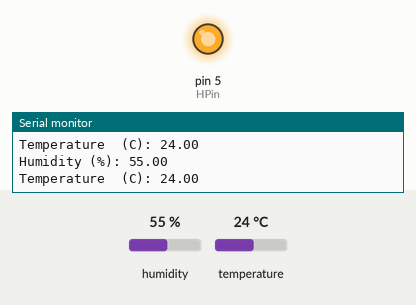
Bench run of a sketch on a simulated Arduino Uno, built with avr-gcc and run on an emulated ATmega328P. On the bench: output pins drawn as LEDs (lit = HIGH), the last lines printed to the serial monitor. The test bench sets the inputs (shaded band); at power-on: humidity 55 %, temperature 24 °C.

Above: at 2.8 s.
2.9 s: humidity set to 51 %
5.6 s: humidity set to 47 %
At 6.5 s:
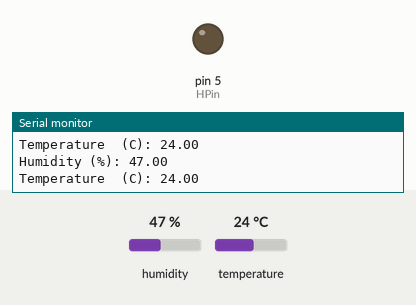
8.3 s: humidity set to 68 %
At 11.3 s:
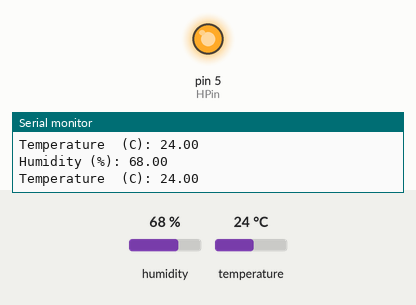
11.6 s: humidity set to 22 %
At 12.6 s:
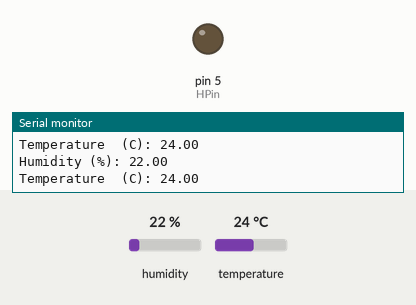
Timing chart, 0 to 14.6 s (numbered marks = the images above; inputs shaded):
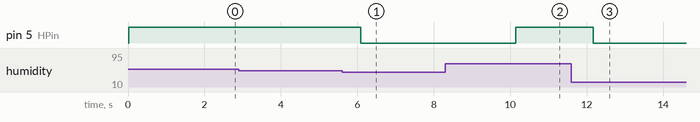

The sketch:

humidity.ino
```cpp
#include <dht11.h>

#define DHT11PIN 4
const int HPin =  5;      // the number of the LED pin
const int RECV_PIN = 6;

dht11 DHT11;
bool ledState = false;

void setup()
{
  Serial.begin(9600);
  pinMode(HPin, OUTPUT);
}

void loop()
{
  int chk = DHT11.read(DHT11PIN);

  if ((float)DHT11.humidity <= 48.00) {
    digitalWrite(HPin, LOW);
  }
    if ((float)DHT11.humidity > 48.00) {
    digitalWrite(HPin, HIGH);
  }

  Serial.print("Humidity (%): ");
  Serial.println((float)DHT11.humidity, 2);

  Serial.print("Temperature  (C): ");
  Serial.println((float)DHT11.temperature, 2);

  delay(2000);
}
```

Measured:
- the behaviour switches between 49 and 48 % on humidity (found by bisection; images 0 and 1)
- after the input at 5.6 s, pin 5 (HPin): HIGH → LOW after 0.50 s
- after the input at 8.3 s, pin 5 (HPin): LOW → HIGH after 1.8 s
- after the input at 11.6 s, pin 5 (HPin): HIGH → LOW after 0.57 s
